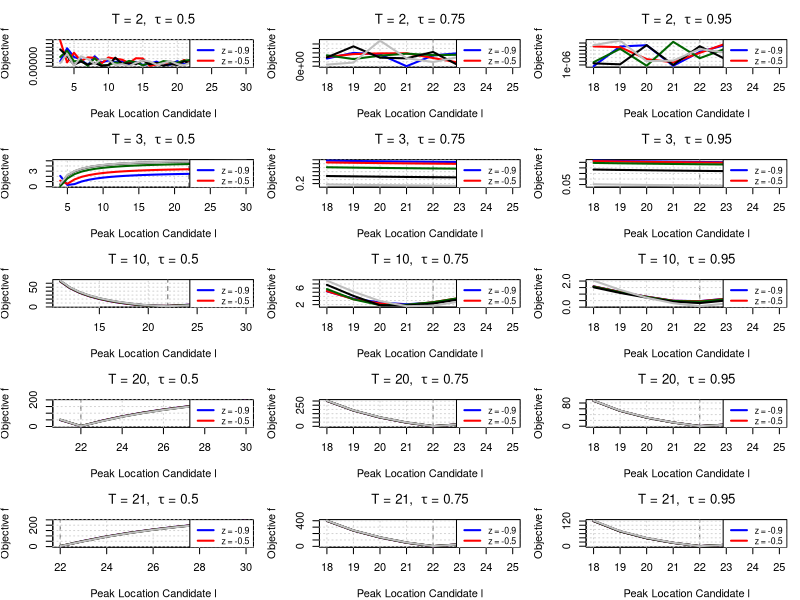

R code for this plot:
# ---------------------------------------------------------------------------
# Figure 1 — Quantile Objective under New Asymmetric Laplace Noise
# ---------------------------------------------------------------------------

rgen_asy_laplace <- function(n, tau, z, b = 1) {
  u <- runif(n)
  ifelse(u < tau,
         -rexp(n, rate = (1 + z) / b),
         rexp(n, rate = (1 - z) / b))
}

asy_laplace_variance <- function(tau, z) {
  mu <- tau / (1 + z) - (1 - tau) / (1 - z)
  ex2 <- 2 * tau / (1 + z)^2 + 2 * (1 - tau) / (1 - z)^2
  ex2 - mu^2
}

compute_noise_scale <- function(A, snr, tau, z) {
  sqrt((A / snr)^2 / asy_laplace_variance(tau, z))
}

quantile_loss <- function(u, tau) u * (tau - (u < 0))

med_weighted_tau <- function(I, l, s, tau) {
  T <- length(I)
  x <- I * exp(((1:T) - l)^2 / s^2)
  w <- exp(-((1:T) - l)^2 / s^2)
  o <- order(x); x_sorted <- x[o]; w_sorted <- w[o]
  cum_w <- cumsum(w_sorted)
  k <- min(which(cum_w >= tau * sum(w_sorted)))
  x_sorted[k]
}

compute_a <- function(I, l, s, tau) med_weighted_tau(I, l, s, tau)

objective_function <- function(I, a, l, s, tau) {
  t <- seq_along(I)
  mean(quantile_loss(I - a * exp(-((t - l)^2) / s^2), tau))
}

search_best_s <- function(I, l, tau) {
  optimize(function(s) objective_function(I, compute_a(I, l, s, tau), l, s, tau),
           interval = c(1, 20), tol = 1e-4)$minimum
}

simulate_quantile_objective <- function(T, A, L, S, h, tau, snr, z, seed = NULL, force_l_gt_T = FALSE) {
  if (!is.null(seed)) set.seed(seed)
  signal <- A * exp(-((1:T) - L)^2 / S^2)
  b <- compute_noise_scale(A, snr, tau, z)
  noise <- rgen_asy_laplace(T, tau, z, b)
  I <- signal + noise
  l_grid <- if (force_l_gt_T) seq(T + 1, h) else seq(L - 4, L + 3)
  
  data.frame(
    l = l_grid,
    loss = sapply(l_grid, function(l) {
      s <- search_best_s(I, l, tau)
      a <- compute_a(I, l, s, tau)
      objective_function(I, a, l, s, tau)
    }),
    T = T, z = z
  )
}

# --- Config ---
A_true <- 15000; L_true <- 22; S_true <- 10; h <- 30
Ts_free <- c(2, 3, 10, 20, 21)
z_vals <- c(-0.9, -0.5, 0, 0.5, 0.9)
snr <- 1000; seed <- 280; tau_vals <- c(0.5, 0.75, 0.95)

# Combined superposed panel plot for all T and tau values
plot_quantile_all_tau_T <- function(results_all, L_true) {
  Ts <- sort(unique(results_all$T))
  taus <- sort(unique(results_all$tau))
  z_vals <- sort(unique(results_all$z))
  colors <- c("blue", "red", "darkgreen", "black", "grey")
  pdf(file = "figure1_new_asy_laplace_all_tau_T.pdf", width = 7.5, height = 10)
  # png("figure1_new_asy_laplace_all_tau_T.png", width = 900, height = 1200, res = 120)
  old_par <- par(mfrow = c(length(Ts), length(taus)), mar = c(4, 4, 3, 1), bg = "white")
  on.exit({ par(old_par); dev.off() })
  
  for (T_val in Ts) {
    for (tau_val in taus) {
      df_sub <- subset(results_all, T == T_val & tau == tau_val)
      plot(NA, xlim = range(df_sub$l), ylim = range(df_sub$loss),
           xlab = "Peak Location Candidate l", ylab = expression("Objective " * f),
           main = bquote("T = " * .(T_val) * ",  " * tau * " = " * .(tau_val)))
      abline(v = L_true, col = "gray40", lty = 2)
      grid()
      for (i in seq_along(z_vals)) {
        df_z <- subset(df_sub, z == z_vals[i])
        lines(df_z$l, df_z$loss, col = colors[i], lwd = 2)
      }
      legend("topright", legend = paste("z =", z_vals), col = colors, lwd = 2, cex = 0.8)
    }
  }
}

results_all <- do.call(rbind, lapply(tau_vals, function(tau) {
  do.call(rbind, lapply(z_vals, function(z) {
    do.call(rbind, lapply(Ts_free, function(T) {
      simulate_quantile_objective(T, A_true, L_true, S_true, h,
                                  tau, snr, z, seed, force_l_gt_T = (tau == 0.5))
    })) -> res_z
    res_z$z <- z
    res_z$tau <- tau
    res_z
  }))
}))

plot_quantile_all_tau_T(results_all, L_true)
cat("Figure 1 saved to figure1_new_asy_laplace_all_tau_T.png\n")
